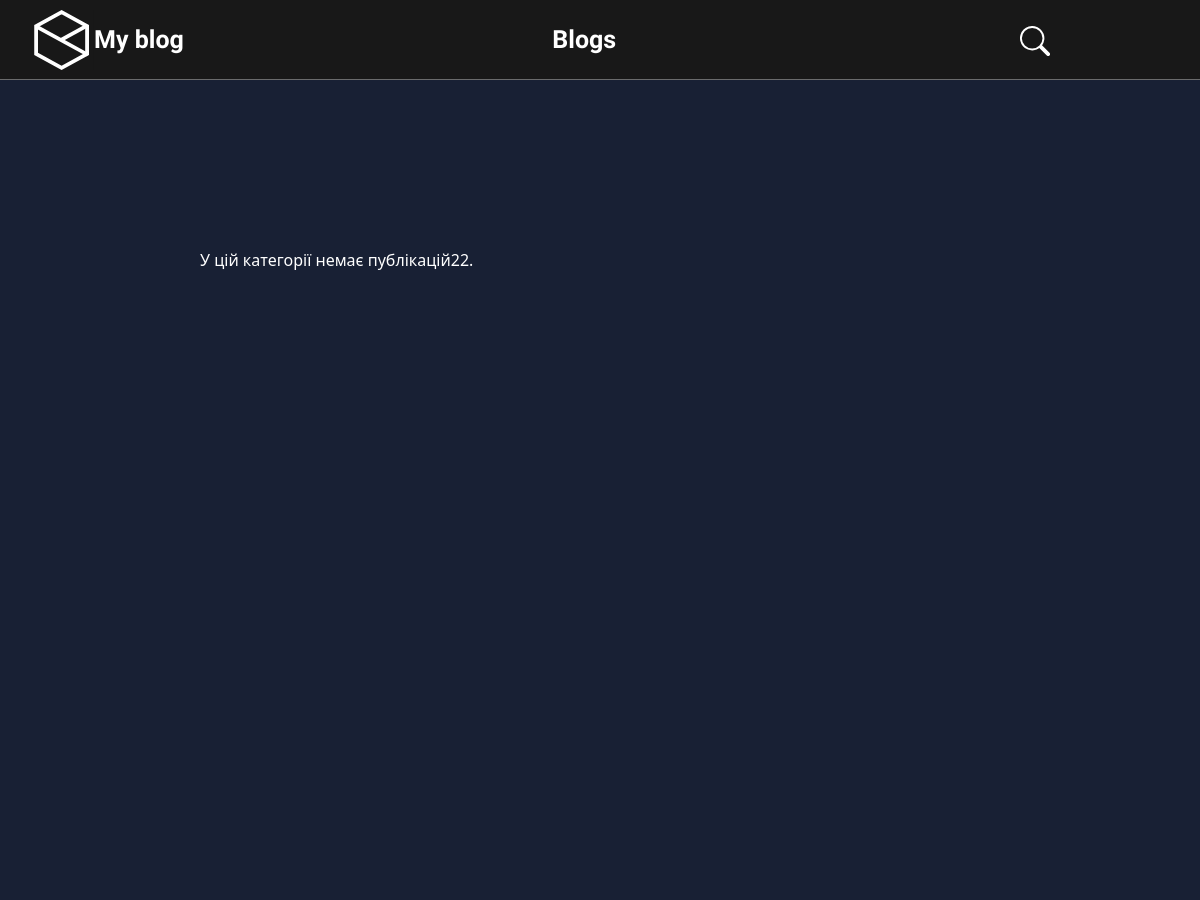
The app's page /articles/category/novini (upper part), older data.
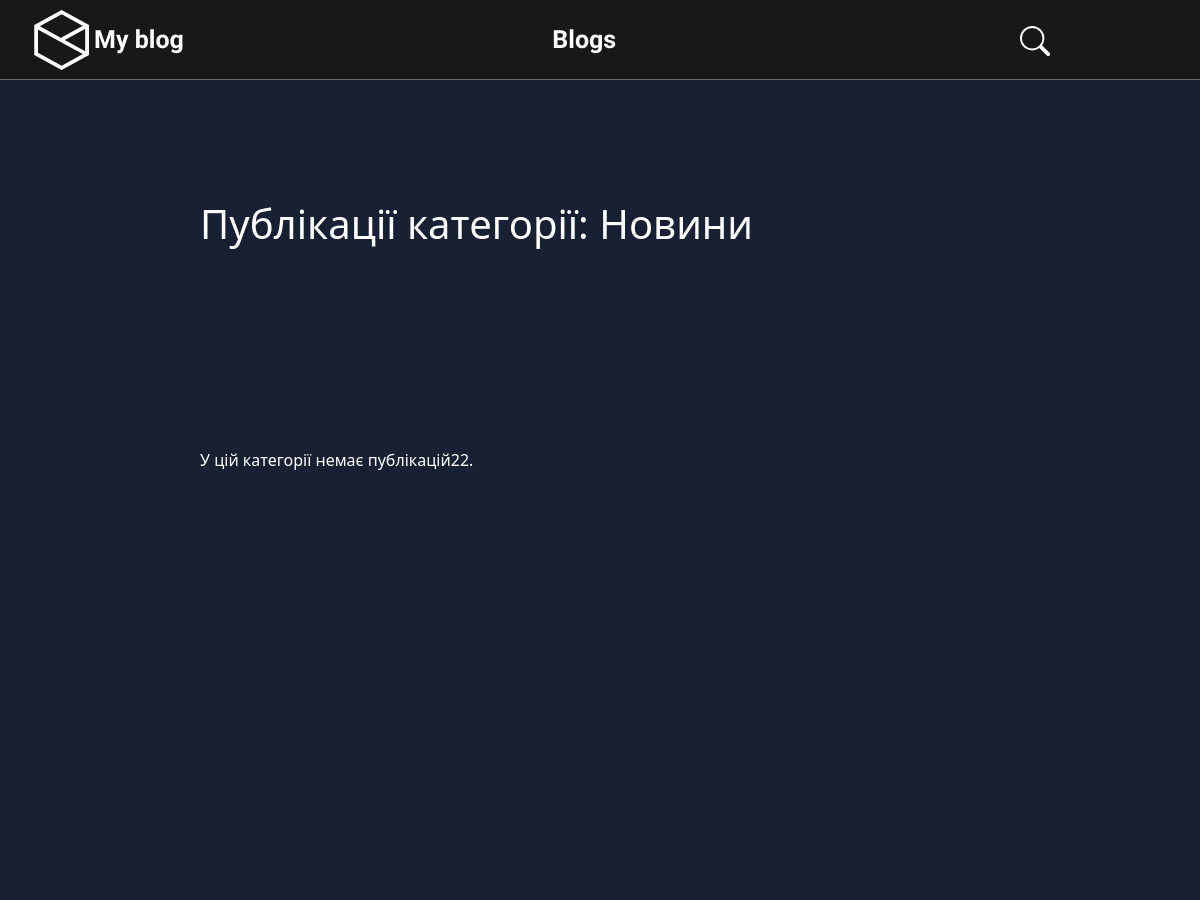
The same page, newer data.
### main/models.py (models this page shows, shortened)
class Category(models.Model):
    category = models.CharField("Категорія", max_length=250, help_text="Максимум 250 символів")
    slug = models.SlugField("Слаг")
    objects = models.Manager()
    class Meta:
        verbose_name = 'Категорія для публікації'
        verbose_name_plural = 'Категорії для публікацій'

### main/views.py (the view)
# urls.py: path(r'articles/category/<slug>', ArticleCategoryList.as_view(), name='articles-categories-list'),
class ArticleCategoryList(ArticleList):
    template_name = "main/categories_page.html"
    context_object_name = 'items'
    def get_queryset(self, *args, **kwargs):
        slug = self.kwargs['slug']
        articles = Article.objects.filter(category__slug=slug).distinct()
        return articles
    def get_context_data(self, **kwargs):
        context = super().get_context_data(**kwargs)
        try:
            context['category'] = Category.objects.get(slug=self.kwargs['slug'])
        except:
            pass
        return context

### main/views.py (called while the page is built)
    def get_context_data(self, *args, **kwargs):
        context = super(ArticleList, self).get_context_data(*args, **kwargs)
        try:
            context['category'] = Category.objects.get(slug=self.kwargs.get('slug'))
        except Exception:
            context['category'] = None
        return context

### main/templates/main/categories_page.html (shortened to what this page needs)
{% extends "main/main_layout.html" %}
{% load static %}
{% block content %}
    {% if category %}
        <h1 style=" margin: 200px;">Публікації категорії: {{ category.category }}</h1>
    {% else %}
        <h1>Категорія не знайдена</h1>
    {% endif %}
    {% if items %}
        {% for item in items %}
            <div class="articles-row" style=" margin: 200px;">
                <a href="{{ item.get_absolute_url }}">
                    <h4>{{ item.title }}</h4>
                </a>
                <h5>
                    {{ item.pub_date|date:" j E Y"|safe|linebreaks }}
                </h5>
                <p>
                    {{ item.description|safe|escape|striptags|truncatewords_html:32 }}
                </p>
                <div class="container-image">
                    {% if item.images.first %}
                        <img class="img" src="{{ item.images.first.image.url }}" alt="">
                    {% endif %}
                </div>
                <div class="clearfix"></div>
            </div>
        {% endfor %}
    {% else %}
        <p style=" margin: 200px;">У цій категорії немає публікацій22.</p>
    {% endif %}
{% endblock %}

Row changes from the older to the newer data that the page shows:
added Category: category "Новини"
Text that changed along with them:
text now shown: "Публікації категорії:"
